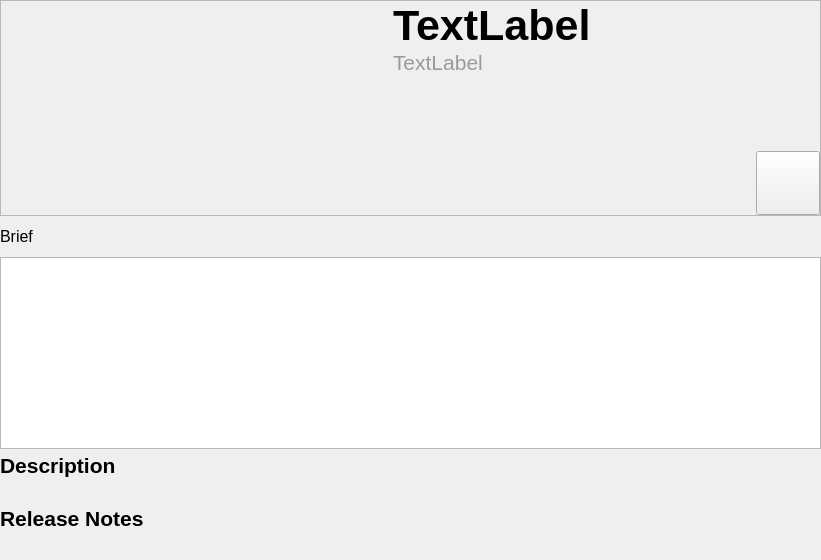
<?xml version="1.0" encoding="UTF-8"?>
<ui version="4.0">
 <class>ItemForm</class>
 <widget class="QWidget" name="ItemForm">
  <property name="geometry">
   <rect>
    <x>0</x>
    <y>0</y>
    <width>821</width>
    <height>560</height>
   </rect>
  </property>
  <property name="windowTitle">
   <string>Form</string>
  </property>
  <layout class="QVBoxLayout" name="verticalLayout_3">
   <property name="spacing">
    <number>0</number>
   </property>
   <property name="leftMargin">
    <number>0</number>
   </property>
   <property name="topMargin">
    <number>0</number>
   </property>
   <property name="rightMargin">
    <number>0</number>
   </property>
   <property name="bottomMargin">
    <number>0</number>
   </property>
   <item>
    <widget class="QScrollArea" name="scrollArea">
     <property name="frameShape">
      <enum>QFrame::NoFrame</enum>
     </property>
     <property name="frameShadow">
      <enum>QFrame::Plain</enum>
     </property>
     <property name="lineWidth">
      <number>0</number>
     </property>
     <property name="horizontalScrollBarPolicy">
      <enum>Qt::ScrollBarAlwaysOff</enum>
     </property>
     <property name="widgetResizable">
      <bool>true</bool>
     </property>
     <widget class="QWidget" name="scrollAreaWidgetContents_2">
      <property name="geometry">
       <rect>
        <x>0</x>
        <y>0</y>
        <width>800</width>
        <height>564</height>
       </rect>
      </property>
      <layout class="QVBoxLayout" name="verticalLayout">
       <property name="spacing">
        <number>0</number>
       </property>
       <property name="leftMargin">
        <number>0</number>
       </property>
       <property name="topMargin">
        <number>0</number>
       </property>
       <property name="rightMargin">
        <number>0</number>
       </property>
       <property name="bottomMargin">
        <number>0</number>
       </property>
       <item>
        <widget class="QFrame" name="frame">
         <property name="minimumSize">
          <size>
           <width>0</width>
           <height>216</height>
          </size>
         </property>
         <property name="maximumSize">
          <size>
           <width>16777215</width>
           <height>216</height>
          </size>
         </property>
         <property name="frameShape">
          <enum>QFrame::StyledPanel</enum>
         </property>
         <property name="frameShadow">
          <enum>QFrame::Raised</enum>
         </property>
         <layout class="QHBoxLayout" name="horizontalLayout">
          <property name="spacing">
           <number>0</number>
          </property>
          <property name="leftMargin">
           <number>0</number>
          </property>
          <property name="topMargin">
           <number>0</number>
          </property>
          <property name="rightMargin">
           <number>0</number>
          </property>
          <property name="bottomMargin">
           <number>0</number>
          </property>
          <item>
           <widget class="QLabel" name="image_label">
            <property name="minimumSize">
             <size>
              <width>384</width>
              <height>216</height>
             </size>
            </property>
            <property name="maximumSize">
             <size>
              <width>384</width>
              <height>216</height>
             </size>
            </property>
            <property name="text">
             <string/>
            </property>
            <property name="alignment">
             <set>Qt::AlignCenter</set>
            </property>
           </widget>
          </item>
          <item>
           <widget class="Line" name="line">
            <property name="minimumSize">
             <size>
              <width>8</width>
              <height>0</height>
             </size>
            </property>
            <property name="lineWidth">
             <number>0</number>
            </property>
            <property name="orientation">
             <enum>Qt::Vertical</enum>
            </property>
           </widget>
          </item>
          <item>
           <layout class="QVBoxLayout" name="verticalLayout_2">
            <item>
             <widget class="QLabel" name="name_label">
              <property name="font">
               <font>
                <pointsize>32</pointsize>
                <weight>75</weight>
                <bold>true</bold>
               </font>
              </property>
              <property name="text">
               <string>TextLabel</string>
              </property>
             </widget>
            </item>
            <item>
             <widget class="QLabel" name="company_label">
              <property name="palette">
               <palette>
                <active>
                 <colorrole role="WindowText">
                  <brush brushstyle="SolidPattern">
                   <color alpha="255">
                    <red>154</red>
                    <green>154</green>
                    <blue>154</blue>
                   </color>
                  </brush>
                 </colorrole>
                 <colorrole role="Button">
                  <brush brushstyle="SolidPattern">
                   <color alpha="255">
                    <red>148</red>
                    <green>148</green>
                    <blue>148</blue>
                   </color>
                  </brush>
                 </colorrole>
                 <colorrole role="Light">
                  <brush brushstyle="SolidPattern">
                   <color alpha="255">
                    <red>222</red>
                    <green>222</green>
                    <blue>222</blue>
                   </color>
                  </brush>
                 </colorrole>
                 <colorrole role="Midlight">
                  <brush brushstyle="SolidPattern">
                   <color alpha="255">
                    <red>185</red>
                    <green>185</green>
                    <blue>185</blue>
                   </color>
                  </brush>
                 </colorrole>
                 <colorrole role="Dark">
                  <brush brushstyle="SolidPattern">
                   <color alpha="255">
                    <red>74</red>
                    <green>74</green>
                    <blue>74</blue>
                   </color>
                  </brush>
                 </colorrole>
                 <colorrole role="Mid">
                  <brush brushstyle="SolidPattern">
                   <color alpha="255">
                    <red>99</red>
                    <green>99</green>
                    <blue>99</blue>
                   </color>
                  </brush>
                 </colorrole>
                 <colorrole role="Text">
                  <brush brushstyle="SolidPattern">
                   <color alpha="255">
                    <red>0</red>
                    <green>0</green>
                    <blue>0</blue>
                   </color>
                  </brush>
                 </colorrole>
                 <colorrole role="BrightText">
                  <brush brushstyle="SolidPattern">
                   <color alpha="255">
                    <red>255</red>
                    <green>255</green>
                    <blue>255</blue>
                   </color>
                  </brush>
                 </colorrole>
                 <colorrole role="ButtonText">
                  <brush brushstyle="SolidPattern">
                   <color alpha="255">
                    <red>0</red>
                    <green>0</green>
                    <blue>0</blue>
                   </color>
                  </brush>
                 </colorrole>
                 <colorrole role="Base">
                  <brush brushstyle="SolidPattern">
                   <color alpha="255">
                    <red>255</red>
                    <green>255</green>
                    <blue>255</blue>
                   </color>
                  </brush>
                 </colorrole>
                 <colorrole role="Window">
                  <brush brushstyle="SolidPattern">
                   <color alpha="255">
                    <red>148</red>
                    <green>148</green>
                    <blue>148</blue>
                   </color>
                  </brush>
                 </colorrole>
                 <colorrole role="Shadow">
                  <brush brushstyle="SolidPattern">
                   <color alpha="255">
                    <red>0</red>
                    <green>0</green>
                    <blue>0</blue>
                   </color>
                  </brush>
                 </colorrole>
                 <colorrole role="AlternateBase">
                  <brush brushstyle="SolidPattern">
                   <color alpha="255">
                    <red>201</red>
                    <green>201</green>
                    <blue>201</blue>
                   </color>
                  </brush>
                 </colorrole>
                 <colorrole role="ToolTipBase">
                  <brush brushstyle="SolidPattern">
                   <color alpha="255">
                    <red>255</red>
                    <green>255</green>
                    <blue>220</blue>
                   </color>
                  </brush>
                 </colorrole>
                 <colorrole role="ToolTipText">
                  <brush brushstyle="SolidPattern">
                   <color alpha="255">
                    <red>0</red>
                    <green>0</green>
                    <blue>0</blue>
                   </color>
                  </brush>
                 </colorrole>
                 <colorrole role="PlaceholderText">
                  <brush brushstyle="SolidPattern">
                   <color alpha="128">
                    <red>0</red>
                    <green>0</green>
                    <blue>0</blue>
                   </color>
                  </brush>
                 </colorrole>
                </active>
                <inactive>
                 <colorrole role="WindowText">
                  <brush brushstyle="SolidPattern">
                   <color alpha="255">
                    <red>154</red>
                    <green>154</green>
                    <blue>154</blue>
                   </color>
                  </brush>
                 </colorrole>
                 <colorrole role="Button">
                  <brush brushstyle="SolidPattern">
                   <color alpha="255">
                    <red>148</red>
                    <green>148</green>
                    <blue>148</blue>
                   </color>
                  </brush>
                 </colorrole>
                 <colorrole role="Light">
                  <brush brushstyle="SolidPattern">
                   <color alpha="255">
                    <red>222</red>
                    <green>222</green>
                    <blue>222</blue>
                   </color>
                  </brush>
                 </colorrole>
                 <colorrole role="Midlight">
                  <brush brushstyle="SolidPattern">
                   <color alpha="255">
                    <red>185</red>
                    <green>185</green>
                    <blue>185</blue>
                   </color>
                  </brush>
                 </colorrole>
                 <colorrole role="Dark">
                  <brush brushstyle="SolidPattern">
                   <color alpha="255">
                    <red>74</red>
                    <green>74</green>
                    <blue>74</blue>
                   </color>
                  </brush>
                 </colorrole>
                 <colorrole role="Mid">
                  <brush brushstyle="SolidPattern">
                   <color alpha="255">
                    <red>99</red>
                    <green>99</green>
                    <blue>99</blue>
                   </color>
                  </brush>
                 </colorrole>
                 <colorrole role="Text">
                  <brush brushstyle="SolidPattern">
                   <color alpha="255">
                    <red>0</red>
                    <green>0</green>
                    <blue>0</blue>
                   </color>
                  </brush>
                 </colorrole>
                 <colorrole role="BrightText">
                  <brush brushstyle="SolidPattern">
                   <color alpha="255">
                    <red>255</red>
                    <green>255</green>
                    <blue>255</blue>
                   </color>
                  </brush>
                 </colorrole>
                 <colorrole role="ButtonText">
                  <brush brushstyle="SolidPattern">
                   <color alpha="255">
                    <red>0</red>
                    <green>0</green>
                    <blue>0</blue>
                   </color>
                  </brush>
                 </colorrole>
                 <colorrole role="Base">
                  <brush brushstyle="SolidPattern">
                   <color alpha="255">
                    <red>255</red>
                    <green>255</green>
                    <blue>255</blue>
                   </color>
                  </brush>
                 </colorrole>
                 <colorrole role="Window">
                  <brush brushstyle="SolidPattern">
                   <color alpha="255">
                    <red>148</red>
                    <green>148</green>
                    <blue>148</blue>
                   </color>
                  </brush>
                 </colorrole>
                 <colorrole role="Shadow">
                  <brush brushstyle="SolidPattern">
                   <color alpha="255">
                    <red>0</red>
                    <green>0</green>
                    <blue>0</blue>
                   </color>
                  </brush>
                 </colorrole>
                 <colorrole role="AlternateBase">
                  <brush brushstyle="SolidPattern">
                   <color alpha="255">
                    <red>201</red>
                    <green>201</green>
                    <blue>201</blue>
                   </color>
                  </brush>
                 </colorrole>
                 <colorrole role="ToolTipBase">
                  <brush brushstyle="SolidPattern">
                   <color alpha="255">
                    <red>255</red>
                    <green>255</green>
                    <blue>220</blue>
                   </color>
                  </brush>
                 </colorrole>
                 <colorrole role="ToolTipText">
                  <brush brushstyle="SolidPattern">
                   <color alpha="255">
                    <red>0</red>
                    <green>0</green>
                    <blue>0</blue>
                   </color>
                  </brush>
                 </colorrole>
                 <colorrole role="PlaceholderText">
                  <brush brushstyle="SolidPattern">
                   <color alpha="128">
                    <red>0</red>
                    <green>0</green>
                    <blue>0</blue>
                   </color>
                  </brush>
                 </colorrole>
                </inactive>
                <disabled>
                 <colorrole role="WindowText">
                  <brush brushstyle="SolidPattern">
                   <color alpha="255">
                    <red>74</red>
                    <green>74</green>
                    <blue>74</blue>
                   </color>
                  </brush>
                 </colorrole>
                 <colorrole role="Button">
                  <brush brushstyle="SolidPattern">
                   <color alpha="255">
                    <red>148</red>
                    <green>148</green>
                    <blue>148</blue>
                   </color>
                  </brush>
                 </colorrole>
                 <colorrole role="Light">
                  <brush brushstyle="SolidPattern">
                   <color alpha="255">
                    <red>222</red>
                    <green>222</green>
                    <blue>222</blue>
                   </color>
                  </brush>
                 </colorrole>
                 <colorrole role="Midlight">
                  <brush brushstyle="SolidPattern">
                   <color alpha="255">
                    <red>185</red>
                    <green>185</green>
                    <blue>185</blue>
                   </color>
                  </brush>
                 </colorrole>
                 <colorrole role="Dark">
                  <brush brushstyle="SolidPattern">
                   <color alpha="255">
                    <red>74</red>
                    <green>74</green>
                    <blue>74</blue>
                   </color>
                  </brush>
                 </colorrole>
                 <colorrole role="Mid">
                  <brush brushstyle="SolidPattern">
                   <color alpha="255">
                    <red>99</red>
                    <green>99</green>
                    <blue>99</blue>
                   </color>
                  </brush>
                 </colorrole>
                 <colorrole role="Text">
                  <brush brushstyle="SolidPattern">
                   <color alpha="255">
                    <red>74</red>
                    <green>74</green>
                    <blue>74</blue>
                   </color>
                  </brush>
                 </colorrole>
                 <colorrole role="BrightText">
                  <brush brushstyle="SolidPattern">
                   <color alpha="255">
                    <red>255</red>
                    <green>255</green>
                    <blue>255</blue>
                   </color>
                  </brush>
                 </colorrole>
                 <colorrole role="ButtonText">
                  <brush brushstyle="SolidPattern">
                   <color alpha="255">
                    <red>74</red>
                    <green>74</green>
                    <blue>74</blue>
                   </color>
                  </brush>
                 </colorrole>
                 <colorrole role="Base">
                  <brush brushstyle="SolidPattern">
                   <color alpha="255">
                    <red>148</red>
                    <green>148</green>
                    <blue>148</blue>
                   </color>
                  </brush>
                 </colorrole>
                 <colorrole role="Window">
                  <brush brushstyle="SolidPattern">
                   <color alpha="255">
                    <red>148</red>
                    <green>148</green>
                    <blue>148</blue>
                   </color>
                  </brush>
                 </colorrole>
                 <colorrole role="Shadow">
                  <brush brushstyle="SolidPattern">
                   <color alpha="255">
                    <red>0</red>
                    <green>0</green>
                    <blue>0</blue>
                   </color>
                  </brush>
                 </colorrole>
                 <colorrole role="AlternateBase">
                  <brush brushstyle="SolidPattern">
                   <color alpha="255">
                    <red>148</red>
                    <green>148</green>
                    <blue>148</blue>
                   </color>
                  </brush>
                 </colorrole>
                 <colorrole role="ToolTipBase">
                  <brush brushstyle="SolidPattern">
                   <color alpha="255">
                    <red>255</red>
                    <green>255</green>
                    <blue>220</blue>
                   </color>
                  </brush>
                 </colorrole>
                 <colorrole role="ToolTipText">
                  <brush brushstyle="SolidPattern">
                   <color alpha="255">
                    <red>0</red>
                    <green>0</green>
                    <blue>0</blue>
                   </color>
                  </brush>
                 </colorrole>
                 <colorrole role="PlaceholderText">
                  <brush brushstyle="SolidPattern">
                   <color alpha="128">
                    <red>0</red>
                    <green>0</green>
                    <blue>0</blue>
                   </color>
                  </brush>
                 </colorrole>
                </disabled>
               </palette>
              </property>
              <property name="font">
               <font>
                <pointsize>16</pointsize>
               </font>
              </property>
              <property name="text">
               <string>TextLabel</string>
              </property>
             </widget>
            </item>
            <item>
             <spacer name="verticalSpacer_2">
              <property name="orientation">
               <enum>Qt::Vertical</enum>
              </property>
              <property name="sizeHint" stdset="0">
               <size>
                <width>20</width>
                <height>40</height>
               </size>
              </property>
             </spacer>
            </item>
            <item>
             <layout class="QHBoxLayout" name="horizontalLayout_2">
              <item>
               <spacer name="horizontalSpacer">
                <property name="orientation">
                 <enum>Qt::Horizontal</enum>
                </property>
                <property name="sizeHint" stdset="0">
                 <size>
                  <width>40</width>
                  <height>20</height>
                 </size>
                </property>
               </spacer>
              </item>
              <item>
               <widget class="QPushButton" name="acquire_button">
                <property name="minimumSize">
                 <size>
                  <width>64</width>
                  <height>64</height>
                 </size>
                </property>
                <property name="maximumSize">
                 <size>
                  <width>64</width>
                  <height>64</height>
                 </size>
                </property>
                <property name="text">
                 <string/>
                </property>
                <property name="iconSize">
                 <size>
                  <width>32</width>
                  <height>32</height>
                 </size>
                </property>
                <property name="checkable">
                 <bool>true</bool>
                </property>
                <property name="checked">
                 <bool>false</bool>
                </property>
                <property name="flat">
                 <bool>false</bool>
                </property>
               </widget>
              </item>
             </layout>
            </item>
           </layout>
          </item>
         </layout>
        </widget>
       </item>
       <item>
        <widget class="Line" name="line_7">
         <property name="minimumSize">
          <size>
           <width>0</width>
           <height>10</height>
          </size>
         </property>
         <property name="font">
          <font>
           <pointsize>10</pointsize>
          </font>
         </property>
         <property name="lineWidth">
          <number>0</number>
         </property>
         <property name="orientation">
          <enum>Qt::Horizontal</enum>
         </property>
        </widget>
       </item>
       <item>
        <widget class="QLabel" name="brief_label">
         <property name="font">
          <font>
           <pointsize>12</pointsize>
          </font>
         </property>
         <property name="text">
          <string>Brief</string>
         </property>
        </widget>
       </item>
       <item>
        <widget class="Line" name="line_8">
         <property name="minimumSize">
          <size>
           <width>0</width>
           <height>10</height>
          </size>
         </property>
         <property name="lineWidth">
          <number>0</number>
         </property>
         <property name="orientation">
          <enum>Qt::Horizontal</enum>
         </property>
        </widget>
       </item>
       <item>
        <widget class="QListWidget" name="media_list_widget">
         <property name="sizePolicy">
          <sizepolicy hsizetype="Expanding" vsizetype="Fixed">
           <horstretch>0</horstretch>
           <verstretch>0</verstretch>
          </sizepolicy>
         </property>
         <property name="verticalScrollBarPolicy">
          <enum>Qt::ScrollBarAlwaysOff</enum>
         </property>
         <property name="dragDropMode">
          <enum>QAbstractItemView::NoDragDrop</enum>
         </property>
         <property name="selectionBehavior">
          <enum>QAbstractItemView::SelectItems</enum>
         </property>
         <property name="iconSize">
          <size>
           <width>384</width>
           <height>216</height>
          </size>
         </property>
         <property name="movement">
          <enum>QListView::Static</enum>
         </property>
         <property name="isWrapping" stdset="0">
          <bool>true</bool>
         </property>
         <property name="gridSize">
          <size>
           <width>384</width>
           <height>216</height>
          </size>
         </property>
         <property name="viewMode">
          <enum>QListView::IconMode</enum>
         </property>
        </widget>
       </item>
       <item>
        <widget class="Line" name="line_2">
         <property name="minimumSize">
          <size>
           <width>0</width>
           <height>4</height>
          </size>
         </property>
         <property name="lineWidth">
          <number>0</number>
         </property>
         <property name="orientation">
          <enum>Qt::Horizontal</enum>
         </property>
        </widget>
       </item>
       <item>
        <widget class="QLabel" name="label_2">
         <property name="font">
          <font>
           <pointsize>16</pointsize>
           <weight>75</weight>
           <bold>true</bold>
          </font>
         </property>
         <property name="text">
          <string>Description</string>
         </property>
        </widget>
       </item>
       <item>
        <widget class="Line" name="line_3">
         <property name="minimumSize">
          <size>
           <width>0</width>
           <height>4</height>
          </size>
         </property>
         <property name="lineWidth">
          <number>0</number>
         </property>
         <property name="orientation">
          <enum>Qt::Horizontal</enum>
         </property>
        </widget>
       </item>
       <item>
        <widget class="QLabel" name="description_label">
         <property name="font">
          <font>
           <pointsize>10</pointsize>
          </font>
         </property>
         <property name="text">
          <string/>
         </property>
         <property name="textFormat">
          <enum>Qt::PlainText</enum>
         </property>
        </widget>
       </item>
       <item>
        <widget class="Line" name="line_5">
         <property name="minimumSize">
          <size>
           <width>0</width>
           <height>4</height>
          </size>
         </property>
         <property name="lineWidth">
          <number>0</number>
         </property>
         <property name="orientation">
          <enum>Qt::Horizontal</enum>
         </property>
        </widget>
       </item>
       <item>
        <widget class="QLabel" name="label_3">
         <property name="font">
          <font>
           <pointsize>16</pointsize>
           <weight>75</weight>
           <bold>true</bold>
          </font>
         </property>
         <property name="text">
          <string>Release Notes</string>
         </property>
        </widget>
       </item>
       <item>
        <widget class="Line" name="line_6">
         <property name="minimumSize">
          <size>
           <width>0</width>
           <height>4</height>
          </size>
         </property>
         <property name="lineWidth">
          <number>0</number>
         </property>
         <property name="orientation">
          <enum>Qt::Horizontal</enum>
         </property>
        </widget>
       </item>
       <item>
        <widget class="QLabel" name="release_label">
         <property name="font">
          <font>
           <pointsize>10</pointsize>
          </font>
         </property>
         <property name="text">
          <string/>
         </property>
        </widget>
       </item>
       <item>
        <widget class="Line" name="line_4">
         <property name="minimumSize">
          <size>
           <width>0</width>
           <height>4</height>
          </size>
         </property>
         <property name="lineWidth">
          <number>0</number>
         </property>
         <property name="orientation">
          <enum>Qt::Horizontal</enum>
         </property>
        </widget>
       </item>
      </layout>
     </widget>
    </widget>
   </item>
  </layout>
 </widget>
 <resources/>
 <connections/>
</ui>
